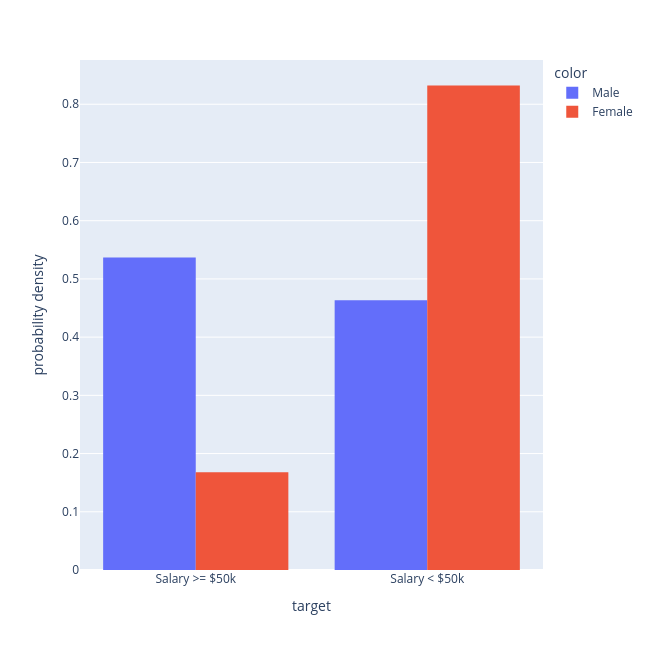

The code cell stored with this chart in its notebook:
### Code cell
import plotly.express as px

fig = px.histogram(
    display_output_a,
    x="target",
    width=650,
    height=650,
    barmode="group",
    color=display_df.sex,
    histnorm='probability density',
)
fig.show()

### Figure 1 — Plotly figure (JSON) as saved in the notebook; plotly's stock layout.template omitted (floating-point values rounded to 4 significant figures; data arrays with more than 128 entries replaced by an {"elided": "..."} marker saying what was removed)
{"data": [{"alignmentgroup": "True", "bingroup": "x", "histnorm": "probability density", "hovertemplate": "color=Male<br>target=%{x}<br>probability density=%{y}<extra></extra>", "legendgroup": "Male", "marker": {"color": "#636efa", "pattern": {"shape": ""}}, "name": "Male", "offsetgroup": "Male", "orientation": "v", "showlegend": true, "type": "histogram", "x": {"elided": "326 str values"}, "xaxis": "x", "yaxis": "y"}, {"alignmentgroup": "True", "bingroup": "x", "histnorm": "probability density", "hovertemplate": "color=Female<br>target=%{x}<br>probability density=%{y}<extra></extra>", "legendgroup": "Female", "marker": {"color": "#EF553B", "pattern": {"shape": ""}}, "name": "Female", "offsetgroup": "Female", "orientation": "v", "showlegend": true, "type": "histogram", "x": {"elided": "149 str values"}, "xaxis": "x", "yaxis": "y"}], "layout": {"barmode": "group", "height": 650, "legend": {"title": {"text": "color"}, "tracegroupgap": 0}, "margin": {"t": 60}, "width": 650, "xaxis": {"anchor": "y", "domain": [0, 1], "title": {"text": "target"}}, "yaxis": {"anchor": "x", "domain": [0, 1], "title": {"text": "probability density"}}}}
